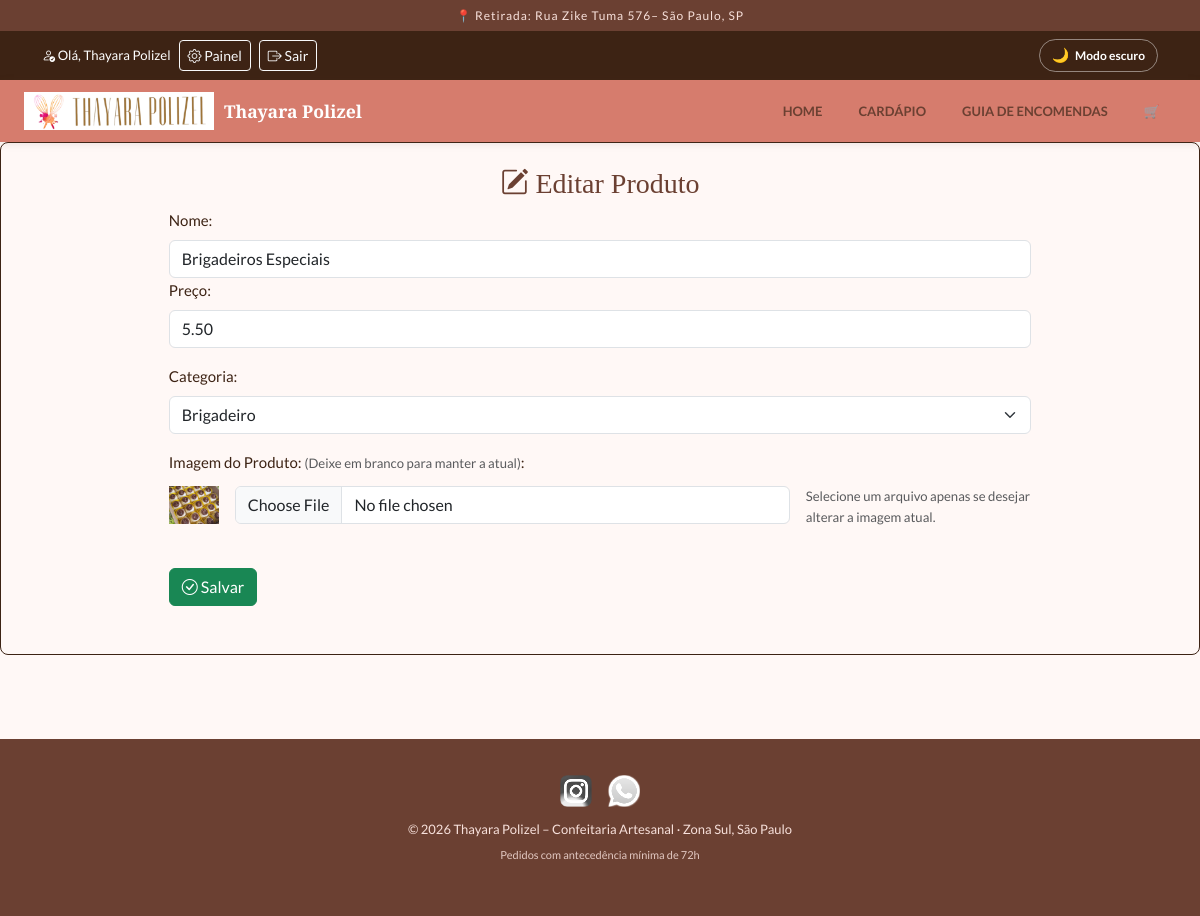
/administradora/cardapio-adm_editar.php?id=2 (signed in), run on the app's committed database.
### tables this page shows
CREATE TABLE IF NOT EXISTS produtos (
    id INT AUTO_INCREMENT PRIMARY KEY,
    nome VARCHAR(100) NOT NULL,
    preco DECIMAL(10, 2) NOT NULL,
    img VARCHAR(255) NOT NULL,
    cat VARCHAR(50) NOT NULL
);

### src/cardapio_crud.php (called while the page is built, shortened)
<?php
function buscarProdutoPorId(PDO $conexao, int $id): ?array
{
    $sql = "SELECT * FROM produtos WHERE id = :id";
    $consulta = $conexao->prepare($sql);
    $consulta -> bindValue(":id", $id);
    $consulta->execute();
    $resultado = $consulta->fetch(PDO::FETCH_ASSOC);
    return $resultado ?: null;
}

### administradora/cardapio-adm_editar.php (the view, shortened to what this page needs)
<?php
require_once __DIR__ . "/../config.php";
require_once BASE_PATH . "/src/cardapio_crud.php";
$id = isset($_GET['id']) ? (int) $_GET['id'] : 0;
try {
    $produto = buscarProdutoPorId($conexao, $id);
} catch (Throwable $e) {
    $erro = "Erro ao buscar produto <br>" . $e->getMessage();
}
require_once BASE_PATH . "/includes/cabecalho.php";
?>
<section class="mb-4 border rounded-3 p-4" style="border-color: var(--marrom-escuro) !important;">
    <h3 class="text-center"><i class="bi bi-pencil-square"></i> Editar Produto</h3>
    <form action="" method="post" enctype="multipart/form-data" class="w-75 mx-auto">
        <div class="form-group">
            <label for="nome" class="form-label">Nome: </label>
            <input required value="<?= htmlspecialchars($produto['nome'] ?? '', ENT_QUOTES, 'UTF-8') ?>" type="text" name="nome" id="nome" class="form-control">
        </div>
        <div class="form-group mb-3">
            <label for="preco" class="form-label">Preço:</label>
            <input required value="<?= $produto['preco'] ?? '' ?>" type="number" name="preco" id="preco" class="form-control" min="0" step="0.01">
        </div>
        <div class="form-group mb-3">
            <label for="cat" class="form-label">Categoria:</label>
            <select name="cat" id="cat" class="form-select">
                <?php
                    $categorias = [
                        'brigadeiro' => 'Brigadeiro',
                        'caixa' => 'Caixa',
                        'mini' => 'Mini'
                    ];
                    foreach($categorias as $chave => $valor){
                        $selecionado = (($produto['cat'] ?? '') == $chave) ? 'selected' : '';
                        echo "<option value='$chave' $selecionado>$valor</option>";
                    }
                ?>
            </select>
        </div>
        <div class="form-group mb-3">
            <label for="img" class="form-label">Imagem do Produto: <small class="text-muted">(Deixe em branco para manter a atual)</small>:</label>
            <div class="d-flex align-items-center gap-3">
                <img src="<?= BASE_URL ?>/<?= $produto['img'] ?? '' ?>" width="50" />
                <input type="file" name="img" id="img" class="form-control" accept="image/*">
                <small class="form-text text-muted">Selecione um arquivo apenas se desejar alterar a imagem atual.</small>
            </div>
        </div>
        <button class="btn btn-success my-4" type="submit">
            <i class="bi bi-check-circle"></i> Salvar
        </button>
    </form>
</section>
<?php require_once BASE_PATH . "/includes/rodape.php"; ?>

### css/style.css (style rules this page uses)
:root { --rosa-fundo: #fff8f6; --rosa-pastel: #f7e0db; --rosa-claro: #e5a095; --rosa-escuro: #c96a5a; --marrom: #6b4032; --marrom-claro: #7a5a52; --marrom-escuro: #3d2314; --radius: 12px; --fundo: var(--rosa-fundo); --superficie: #ffffff; --superficie-2: var(--rosa-pastel); --texto: var(--marrom-escuro); --texto-suave: var(--marrom-claro); --titulo: var(--marrom); --destaque: var(--rosa-escuro); --destaque-texto: var(--rosa-escuro); --borda: var(--rosa-claro); --sombra: rgba(107,64,50,.12); --sombra-forte: rgba(107,64,50,.20); --navbar-bg: #d67c6d; --navbar-texto: #ffffff; --nav-link: var(--marrom); --banner-1: var(--rosa-claro); --banner-2: #d67c6d; --banner-3: var(--rosa-escuro); --premium-bg: #fff8e1; --premium-borda: #f0c040; --premium-texto: #7a5900; }
body, .card-produto, .guia-card, .painel-carrinho, .rodape, .navbar-thay, .card-categoria, .cat-label { transition: background-color .25s ease, color .25s ease, border-color .25s ease; }
*, *::before, *::after { box-sizing: border-box; }
body { margin:0; font:15px/1.6 'Lato',sans-serif; background:var(--fundo); color:var(--texto); }
h1,h2,h3 { color:var(--titulo); font-family:'Playfair Display',serif; }

### data on the page
produtos: nome "Brigadeiros Especiais", preco "5.50", img (picture)

### other printed values
$usuarioAtual['nome'] "Thayara Polizel"
form field cat "Brigadeiro"
